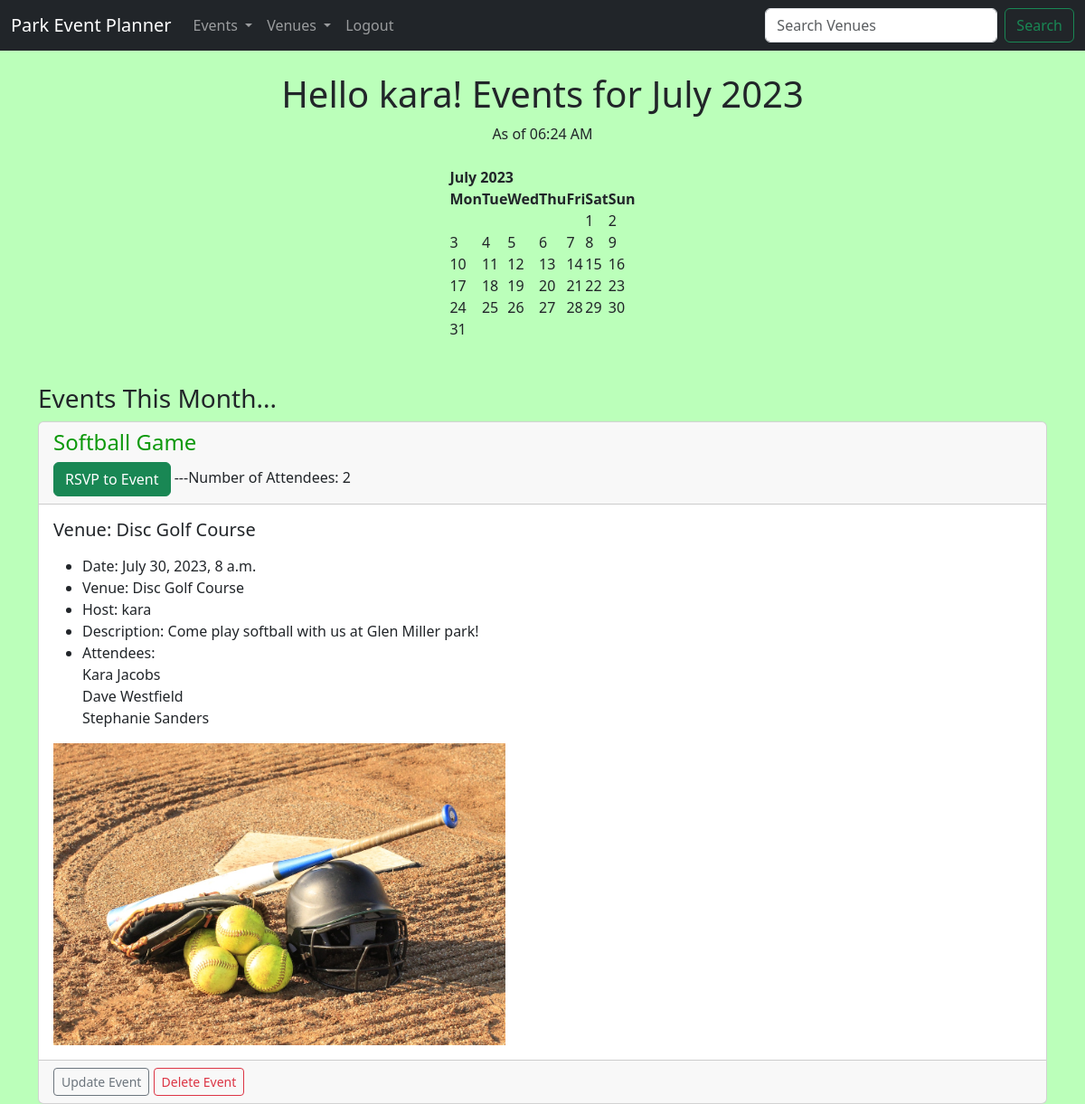
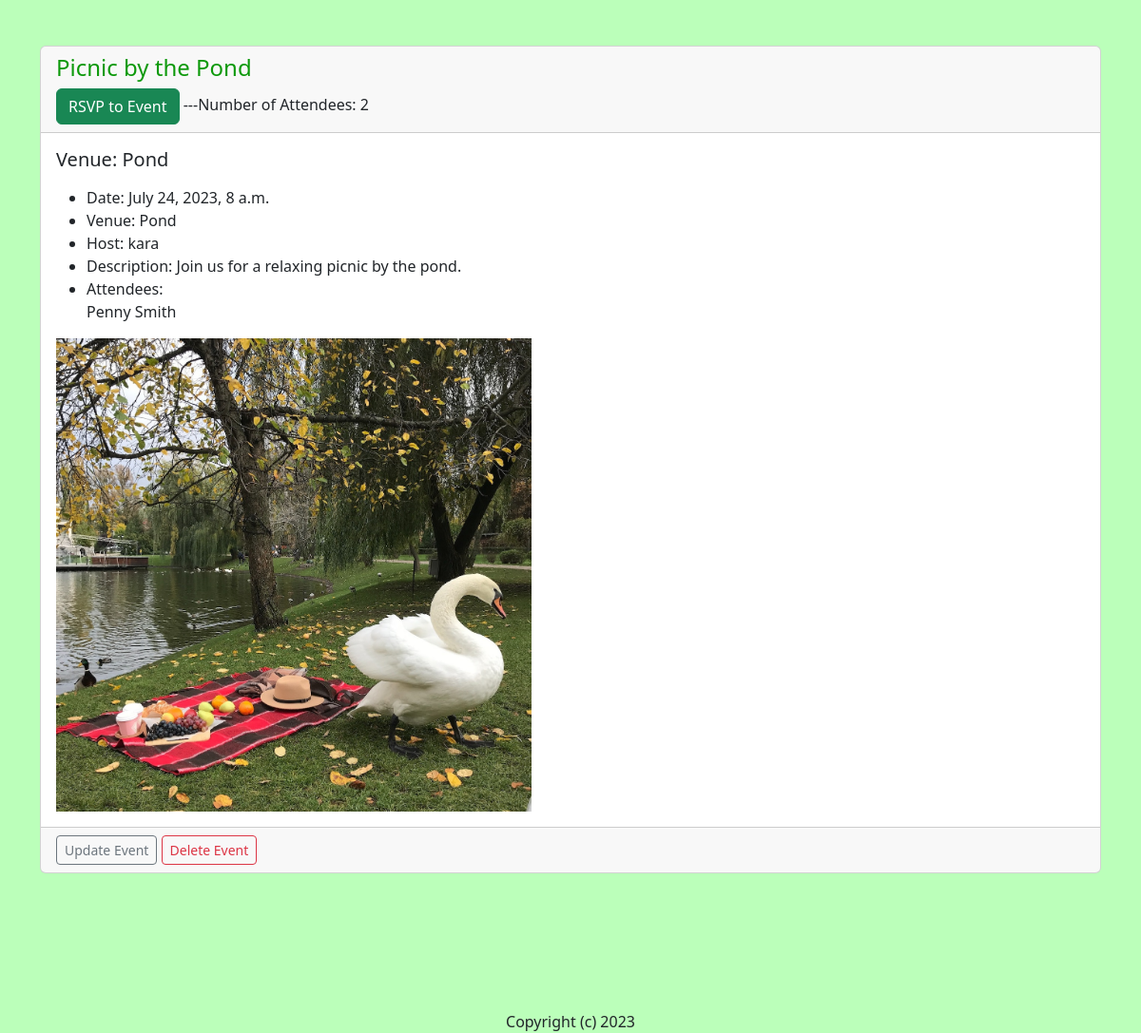
The app's page / (signed in) with its own data (2 pictures, top to bottom).
### events/models.py (models this page shows, shortened)
class Event(models.Model):
	name = models.CharField('Event Name', max_length=120)
	timeslot = models.DateTimeField('Event Date')
	venue = models.ForeignKey(Venue, blank=True, null=True, on_delete=models.CASCADE)
	host = models.ForeignKey(User, blank=True, null=True, on_delete=models.SET_NULL)
	attendees = models.ManyToManyField(ParkAppUser, blank=True)
	description = models.TextField(blank=True)
	event_image = models.ImageField(null=True, blank=True, upload_to="images/")
	attendance = models.ManyToManyField(User, related_name='attend', blank=True)
	def __str__(self):
		return self.name
	def number_of_attends(self):
		return self.attendance.count()

class Venue(models.Model):
	name = models.CharField('Venue Name', max_length=120)
	description = models.TextField(blank=True)
	owner = models.IntegerField("Venue Owner", blank=False, default=1)
	venue_image = models.ImageField(null=True, blank=True, upload_to="images/")
	def __str__(self): # lets you click on a venue to access it
		return self.name

class ParkAppUser(models.Model):
	first_name = models.CharField(max_length=30)
	last_name = models.CharField(max_length=30)
	email = models.EmailField('User Email')
	def __str__(self):
		return self.first_name + ' ' + self.last_name

### events/views.py (the view)
# urls.py: path('', views.home, name="home"),
def home(request, year=datetime.now().year, month=datetime.now().strftime('%B')): # Year & month are dynamically updated
	name = "John"
	month = month.capitalize() # converts month name in the url to title case
	month_number = list(calendar.month_name).index(month)
	month_number = int(month_number) # ensures month number is an integer
	cal = HTMLCalendar().formatmonth(year, month_number)
	now = datetime.now()
	current_year = now.year
	event_list = Event.objects.filter(
		timeslot__year = year,
		timeslot__month = month_number)
	time = now.strftime('%I:%M %p')
	return render(request,
	'events/home.html', {
	"name": name,
	"year": year,
	"month": month,
	"month_number": month_number,
	"cal": cal,
	"current_year": current_year,
	"time": time,
	"event_list": event_list,
	})

### events/templates/events/home.html
{% extends 'events/base.html' %}
{% block content %}
	<center>
	<h1>Hello {{ user }}! Events for {{ month }} {{ year }}</h1>
	As of {{ time }}
	<br/><br/>
	{{ cal|safe }}
	<br/><br/>
	</center>
	<h3>Events This Month...</h3>
	{% if event_list %}
		{% for event in event_list %}
				<div class="card">
	  <div class="card-header">
	    <h4>{{ event }}</h4>
	    <a href="{% url 'event_attend' event.id %}" class="btn btn-success" data-toggle="button">RSVP to Event</a>
	  	---Number of Attendees: {{ event.number_of_attends }}
	  </div>
	  <div class="card-body">
	    <h5 class="card-title">Venue: {{ event.venue }}</h5>
	    <p class="card-text">
	<ul>
		<li>Date: {{ event.timeslot }}</li>
		<li>Venue: {{ event.venue }}</li>
		<li>Host: {{ event.host }}</li>
		<li>Description: {{ event.description }}</li>
		<li>Attendees:<br/>
		{% for user in event.attendees.all %}
		{{ user }}<br/>
		{% endfor %}
		</li>
	</ul>
	    </p>
	{% if event.event_image %}
	<img src="{{ event.event_image.url }}" width=500>
	{% endif %}
	</div>
	{% if user.is_authenticated %}
		{% if user == event.host %}
		  	<div class="card-footer text-muted">
		  		<a href="{% url 'update-event' event.id %}" class="btn btn-outline-secondary btn-sm">Update Event</a>
				<a href="{% url 'delete-event' event.id %}" class="btn btn-outline-danger btn-sm">Delete Event</a>
		  	</div>
		{% endif %}
	{% endif %}
	</div>
			<br/><br/>
		{% endfor %}
	{% else %}
		Sorry... There are no events this month.
	{% endif %}
	<center>
	<br/><br/><br/><br/>
	Copyright (c) {{ current_year }}
	</center>
{% endblock %}

### static/css/parkstyle.css (style rules this page uses)
h4 { color: #0d990b; }
body { background: #bbffba }

### records on screen
Event: name "Softball Game", number_of_attends "2", venue "Disc Golf Course", timeslot "July 30, 2023, 8 a.m.", host "kara", description "Come play softball with us at Glen Miller park!", event_image (picture), shows "Update Event"
ParkAppUser: first_name+last_name "Kara Jacobs"
ParkAppUser: first_name+last_name "Dave Westfield"
ParkAppUser: first_name+last_name "Stephanie Sanders"
Event: name "Picnic by the Pond", number_of_attends "2", venue "Pond", timeslot "July 24, 2023, 8 a.m.", host "kara", description "Join us for a relaxing picnic by the pond.", event_image (picture), shows "Update Event"
ParkAppUser: first_name+last_name "Penny Smith"

### other values on screen
{{ user }} "kara"
{{ month }} "July"
{{ cal|safe }} "July 2023 Mon Tue Wed Thu Fri Sat Sun 1 2 3 4 5 6 7 8 9 10 11 12 13 14 15 16 17 18 19 20 21 22 23 24 25 26 27 28 29 30 31"
